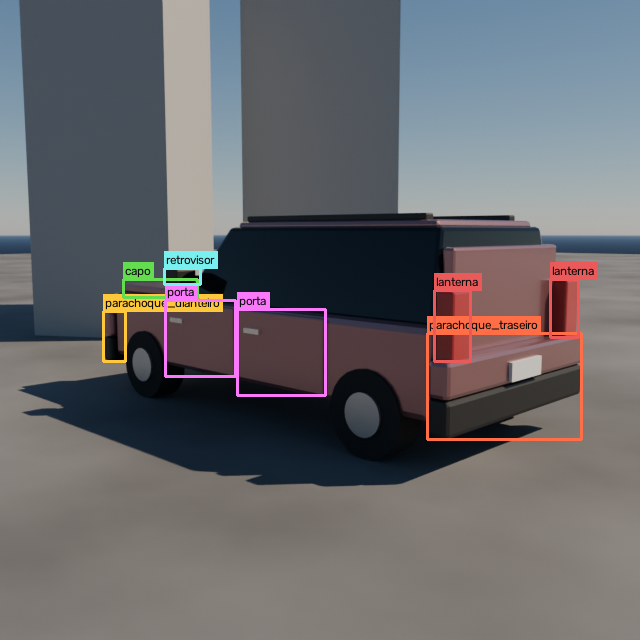
#> input picture docs/img/amostras/img_00000.png, 640 x 640 px, given as the content of the folder ../docs/img/amostras/img_00000.png/images, which was not available
$ python visualizar_anotacoes.py --pool ../docs/img/amostras/img_00000.png
#> lines starting #> are read from the running program, lines starting #| are printed output that depends on the picture; pictures that were not available may be replaced by others from this repository, and a replacement may not be noted
"""
SinistroScan: Conferência visual das anotações automáticas.

Desenha as bounding boxes YOLO sobre as imagens geradas e salva cópias
anotadas (+ um mosaico), para validar o pipeline e ilustrar README/relatório.

Uso (python do venv, fora do Blender):
    python scripts/visualizar_anotacoes.py --pool C:/caminho/dataset/pool \
        --n 12 --out docs/img/amostras
"""

import argparse
import os
import random

import cv2
import numpy as np

CLASSES = [
    "parachoque_dianteiro", "capo", "farol", "porta",
    "parachoque_traseiro", "lanterna", "retrovisor",
]
CORES = [
    (60, 200, 255), (80, 220, 100), (255, 200, 60), (250, 120, 250),
    (70, 110, 255), (90, 90, 235), (240, 240, 120),
]


def desenhar(caminho_img, caminho_txt):
    img = cv2.imread(caminho_img)
#> img is the input picture: shape (640, 640, 3); mean B, G, R 105.4, 102.5, 103.8
    alt, larg = img.shape[:2]
#> alt = 640; larg = 640
    n = 0
    if os.path.exists(caminho_txt):
        with open(caminho_txt, encoding="utf-8") as f:
            for linha in f:
                partes = linha.split()
                if len(partes) != 5:
                    continue
                c = int(partes[0])
                cx, cy, w, h = map(float, partes[1:])
                x0 = int((cx - w / 2) * larg)
                y0 = int((cy - h / 2) * alt)
                x1 = int((cx + w / 2) * larg)
                y1 = int((cy + h / 2) * alt)
                cor = CORES[c % len(CORES)]
                cv2.rectangle(img, (x0, y0), (x1, y1), cor, 2)
                rotulo = CLASSES[c] if c < len(CLASSES) else str(c)
                (tw, th), _ = cv2.getTextSize(rotulo, cv2.FONT_HERSHEY_SIMPLEX, 0.42, 1)
                cv2.rectangle(img, (x0, y0 - th - 6), (x0 + tw + 4, y0), cor, -1)
                cv2.putText(img, rotulo, (x0 + 2, y0 - 4),
                            cv2.FONT_HERSHEY_SIMPLEX, 0.42, (10, 10, 10), 1, cv2.LINE_AA)
                n += 1
    return img, n


def main():
    p = argparse.ArgumentParser()
    p.add_argument("--pool", required=True, help="pasta com images/ e labels/")
    p.add_argument("--n", type=int, default=12)
    p.add_argument("--out", default=os.path.join("docs", "img", "amostras"))
    p.add_argument("--seed", type=int, default=7)
    args = p.parse_args()

    dir_img = os.path.join(args.pool, "images")
    dir_lbl = os.path.join(args.pool, "labels")
    arquivos = sorted(a for a in os.listdir(dir_img) if a.endswith(".png"))
    rng = random.Random(args.seed)
    escolha = arquivos if len(arquivos) <= args.n else rng.sample(arquivos, args.n)
    escolha.sort()

    os.makedirs(args.out, exist_ok=True)
    paineis = []
    total = 0
    for nome in escolha:
        img, n = desenhar(os.path.join(dir_img, nome),
                          os.path.join(dir_lbl, nome.replace(".png", ".txt")))
        total += n
#> total = 0
        cv2.imwrite(os.path.join(args.out, nome), img)
        paineis.append(cv2.resize(img, (320, 320)))

    if paineis:
        cols = 4
        while len(paineis) % cols:
            paineis.append(np.zeros_like(paineis[0]))
#> this loop made 3 passes
#> after the loop, paineis = 4 items
        linhas = [np.hstack(paineis[i:i + cols]) for i in range(0, len(paineis), cols)]
#> linhas = 1 item
        mosaico = np.vstack(linhas)
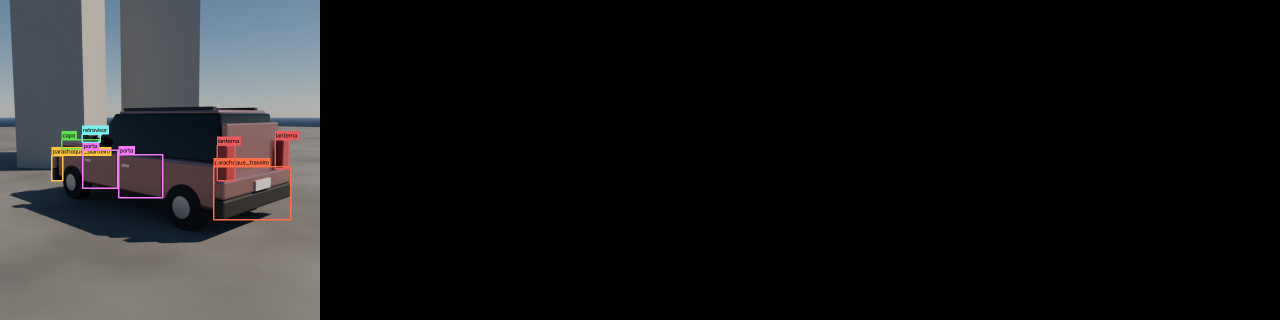
#> mosaico: shape (320, 1280, 3); mean of channels 0, 1, 2 26.4, 25.7, 26; drawn as B, G, R
        cv2.imwrite(os.path.join(args.out, "..", "amostras_grid.png"), mosaico)

    print(f"{len(escolha)} imagens anotadas ({total} caixas) salvas em {args.out}")
#| 1 imagens anotadas (0 caixas) salvas em docs/img/amostras


if __name__ == "__main__":
    main()

$ run again, on docs/img/amostras/img_00004.png
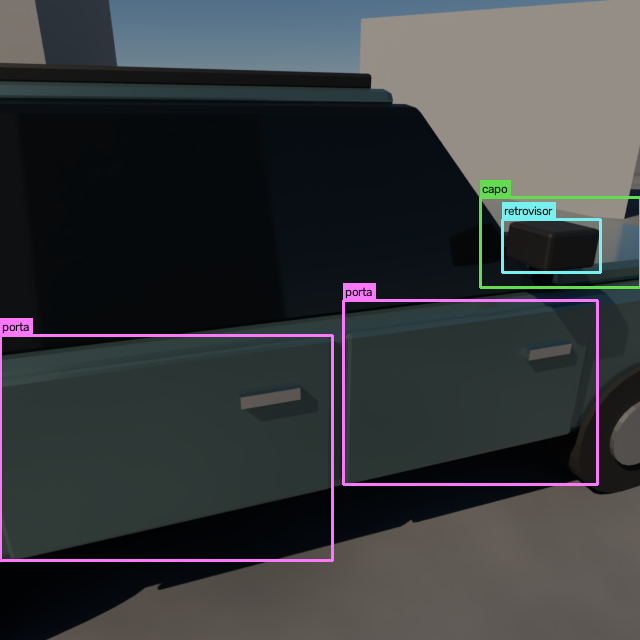
#> input picture docs/img/amostras/img_00004.png, 640 x 640 px, given as the content of the folder ../docs/img/amostras/img_00004.png/images, which was not available
#> in desenhar, img is the input picture: shape (640, 640, 3); mean B, G, R 60.3, 58.7, 56
#> total = 0
#> the loop in main, `while len(paineis) % cols:` made 3 passes
#> after the loop in main, `while len(paineis) % cols:`: paineis = 4 items
#> linhas = 1 item
#> in main, `mosaico = np.vstack(linhas)`:
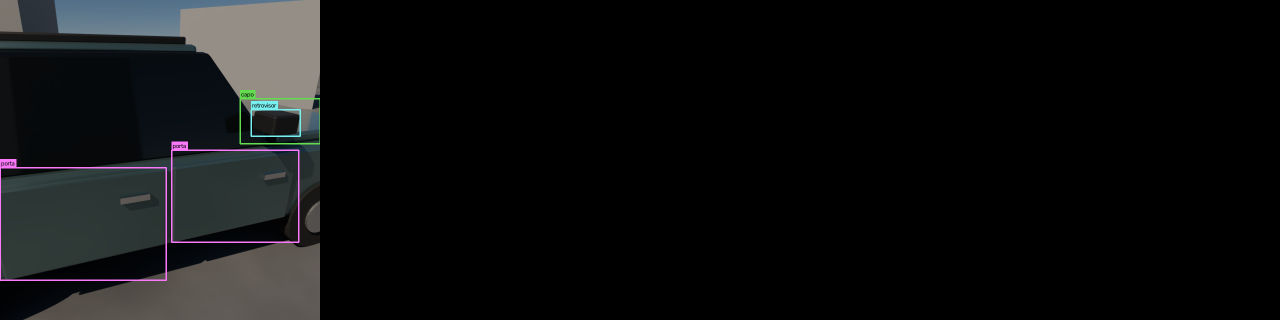
#> mosaico: shape (320, 1280, 3); mean of channels 0, 1, 2 15.1, 14.7, 14; drawn as B, G, R
#| 1 imagens anotadas (0 caixas) salvas em docs/img/amostras

$ run again, on docs/img/amostras/img_00005.png
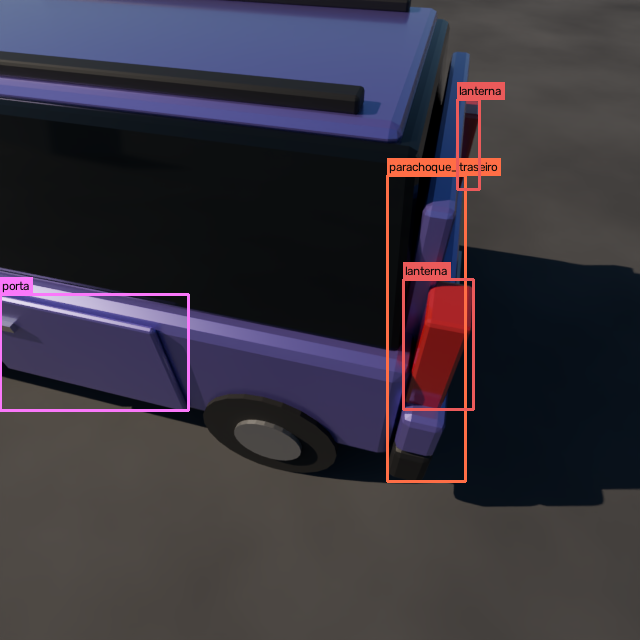
#> input picture docs/img/amostras/img_00005.png, 640 x 640 px, given as the content of the folder ../docs/img/amostras/img_00005.png/images, which was not available
#> in desenhar, img is the input picture: shape (640, 640, 3); mean B, G, R 61.4, 52.1, 56.9
#> total = 0
#> the loop in main, `while len(paineis) % cols:` made 3 passes
#> after the loop in main, `while len(paineis) % cols:`: paineis = 4 items
#> linhas = 1 item
#> in main, `mosaico = np.vstack(linhas)`:
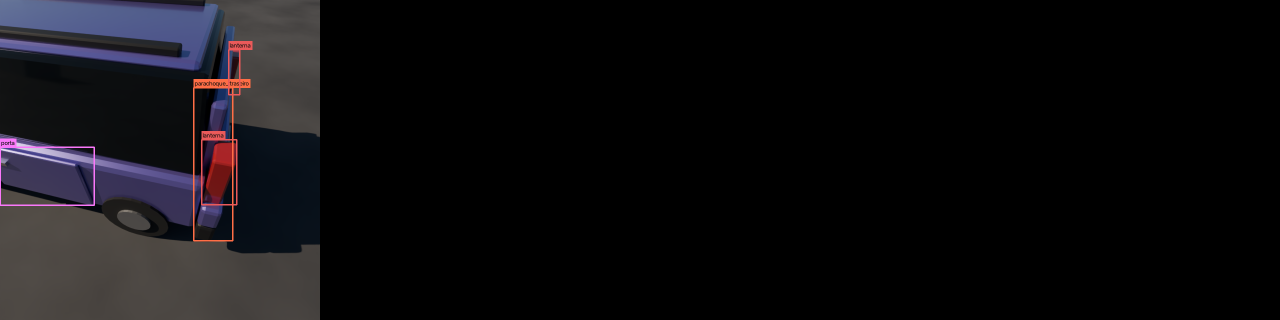
#> mosaico: shape (320, 1280, 3); mean of channels 0, 1, 2 15.4, 13, 14.2; drawn as B, G, R
#| 1 imagens anotadas (0 caixas) salvas em docs/img/amostras

$ run again, on docs/img/amostras/img_00006.png
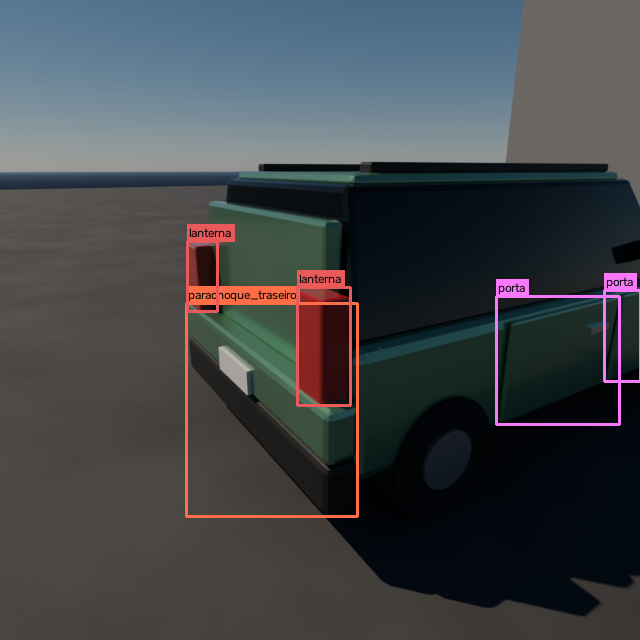
#> input picture docs/img/amostras/img_00006.png, 640 x 640 px, given as the content of the folder ../docs/img/amostras/img_00006.png/images, which was not available
#> in desenhar, img is the input picture: shape (640, 640, 3); mean B, G, R 71.8, 68.8, 65.5
#> total = 0
#> the loop in main, `while len(paineis) % cols:` made 3 passes
#> after the loop in main, `while len(paineis) % cols:`: paineis = 4 items
#> linhas = 1 item
#> in main, `mosaico = np.vstack(linhas)`:
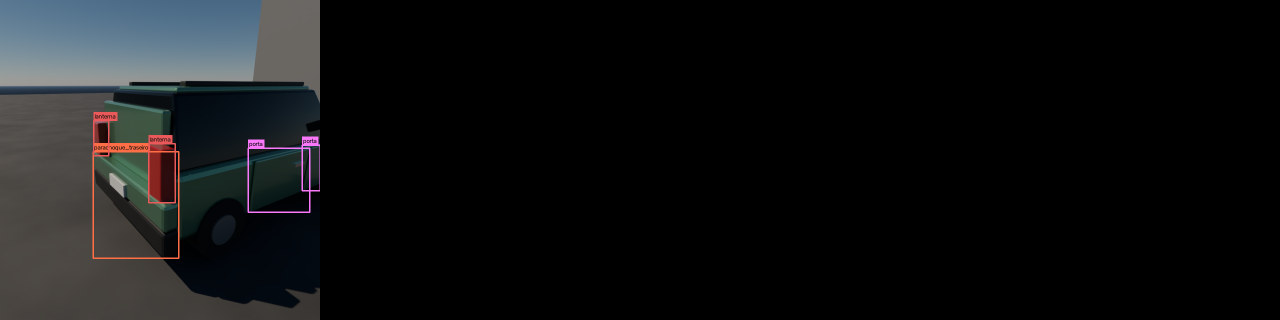
#> mosaico: shape (320, 1280, 3); mean of channels 0, 1, 2 18, 17.2, 16.4; drawn as B, G, R
#| 1 imagens anotadas (0 caixas) salvas em docs/img/amostras
